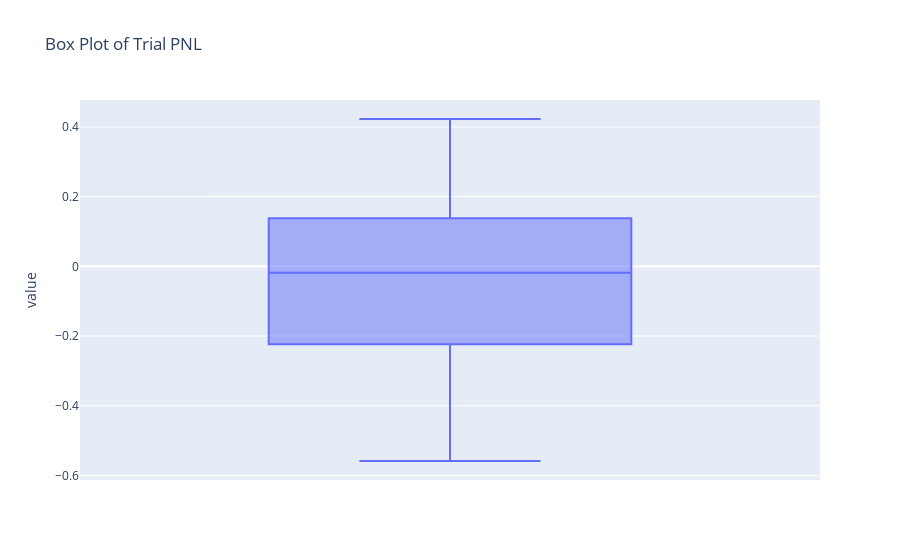

The code cell stored with this chart in its notebook:
### Markdown cell above
### Box Plot for Trial Value
A box plot for trial values to identify the range, median, and any potential outliers in the trial values.

### Code cell
fig = px.box(df, y='value', title='Box Plot of Trial PNL')
fig.show()

### Figure 1 — Plotly figure (JSON) as saved in the notebook; plotly's stock layout.template omitted (floating-point values rounded to 4 significant figures)
{"data": [{"alignmentgroup": "True", "hovertemplate": "value=%{y}<extra></extra>", "legendgroup": "", "marker": {"color": "#636efa"}, "name": "", "notched": false, "offsetgroup": "", "orientation": "v", "showlegend": false, "x0": " ", "xaxis": "x", "y": [0.008787, 0.2914, -0.08548, -0.1417, -0.2237, -0.04582, -0.07177, 0.01228, 0.08599, -0.2664, -0.5586, -0.2231, 0.1925, 0.4227, 0.02224, -0.329, 0.05316, 0.254, -0.3589, 0.1898], "y0": " ", "yaxis": "y", "type": "box"}], "layout": {"xaxis": {"anchor": "y", "domain": [0.0, 1.0]}, "yaxis": {"anchor": "x", "domain": [0.0, 1.0], "title": {"text": "value"}}, "legend": {"tracegroupgap": 0}, "title": {"text": "Box Plot of Trial PNL"}, "boxmode": "group"}}
